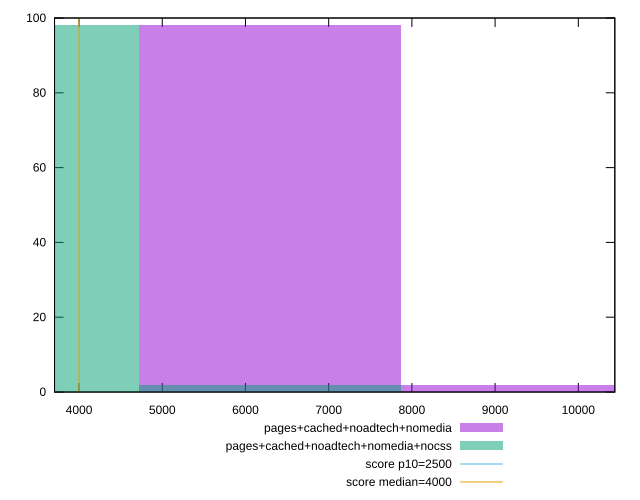

Source code (gnuplot):
reset

$pagesCachedNoadtechNomedia <<EOF
9443.073744481442 2
6295.382496320962 98
EOF

$pagesCachedNoadtechNomediaNocss <<EOF
3147.691248160481 98
6295.382496320962 2
EOF

set key outside below
set boxwidth 3147.691248160481
set xrange [3705.2220000000007:10438.917499999996]
set yrange [0:100]
set trange [0:100]
set style fill transparent solid 0.5 noborder

set parametric
set terminal svg size 640, 500 enhanced background rgb 'white'
set output "report_00017_2021-02-10T15-08-03.406Z/largest-contentful-paint/comparison/histogram/3_vs_4.svg"

plot $pagesCachedNoadtechNomedia title "pages+cached+noadtech+nomedia" with boxes, \
     $pagesCachedNoadtechNomediaNocss title "pages+cached+noadtech+nomedia+nocss" with boxes, \
     2500,t title "score p10=2500", \
     4000,t title "score median=4000"

reset
